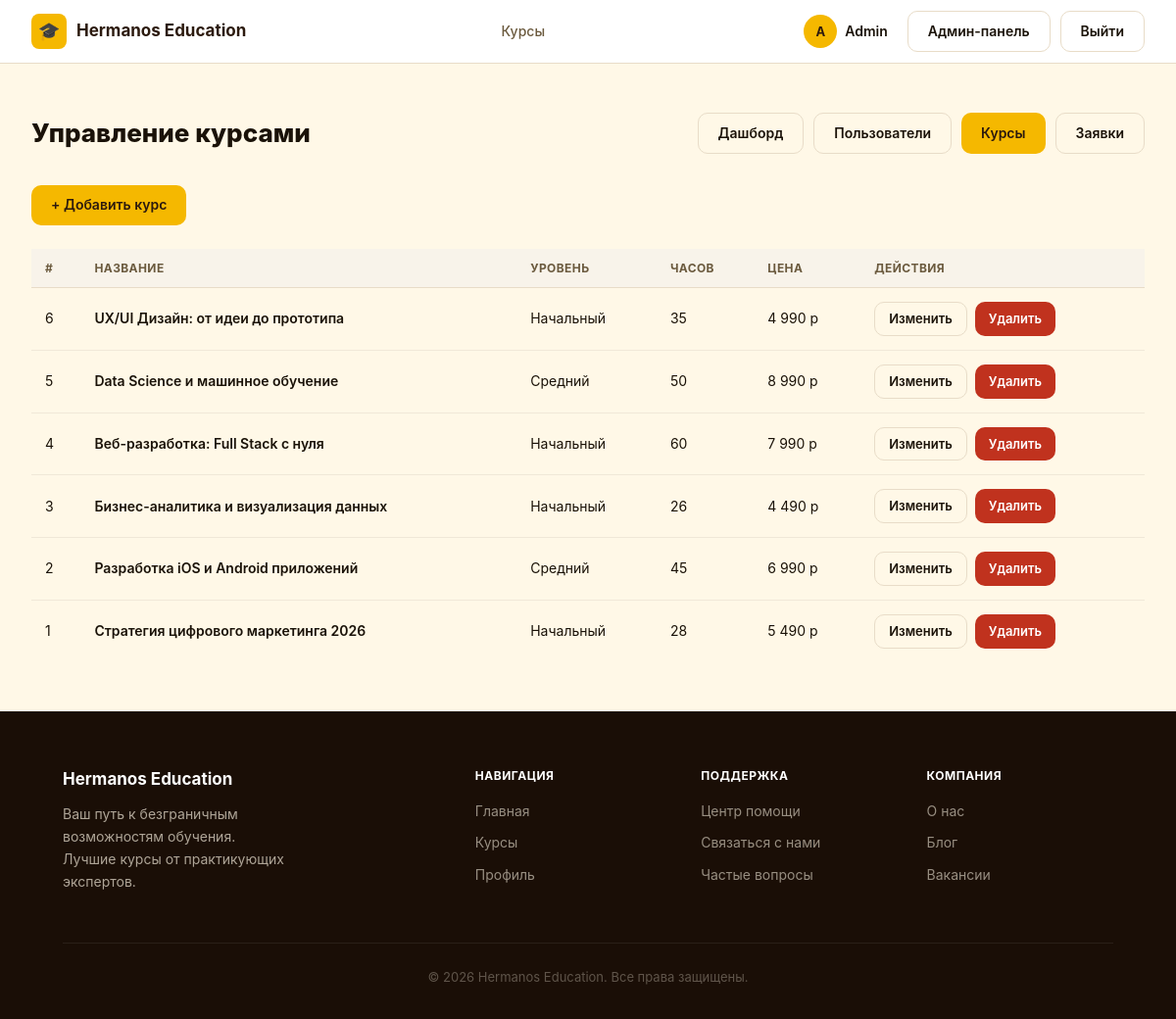
Screenshot of /hermanosEducation/admin/courses.php (signed in) with the database file from the repository.
### tables this page shows
CREATE TABLE `rates` (
  `rates_id` int(11) UNSIGNED NOT NULL,
  `course_id` int(10) UNSIGNED NOT NULL,
  `name` varchar(100) NOT NULL,
  `price` int(10) NOT NULL,
  `description` text,
  `access_duration_days` int(10) UNSIGNED NOT NULL DEFAULT '365'
);

CREATE TABLE `courses` (
  `course_id` int(10) UNSIGNED NOT NULL,
  `title` varchar(255) NOT NULL,
  `image_url` varchar(500) DEFAULT NULL,
  `description` text,
  `level` enum('Начальный','Средний','Продвинутый') NOT NULL DEFAULT 'Начальный',
  `duration_hours` int(10) UNSIGNED NOT NULL DEFAULT '0'
);

### hermanosEducation/functions.php (called while the page is built, shortened)
<?php
function base_url($path = "") {
    $path = ltrim($path, '/');
    return rtrim(BASE_URL, '/') . '/' . $path;
}
function formatPrice($price) {
    return number_format((int)$price, 0, '.', ' ') . ' р';
}

### hermanosEducation/admin/courses.php (the view, shortened to what this page needs)
<?php
require_once '../connect.php';
require_once '../functions.php';
$action = $_GET['action']   ?? 'list';
$courseId = (int)($_GET['id'] ?? 0);
$errors = getErrors();
$oldData = getOldData();
$courses = $conn->query(
    "SELECT c.*, r.price FROM courses c LEFT JOIN rates r ON r.course_id = c.course_id ORDER BY c.course_id DESC"
)->fetchAll();
$levels = ['Начальный', 'Средний', 'Продвинутый'];
require_once '../views/header.php';
?>
    <div class="container page-wrapper">
        <div class="admin-header">
            <h1><?= $action === 'create' ? 'Новый курс' : ($action === 'edit' ? 'Редактировать курс' : 'Управление курсами') ?></h1>
            <div class="admin-nav">
                <a href="<?= base_url('/admin/index.php') ?>" class="btn btn-outline">Дашборд</a>
                <a href="<?= base_url('/admin/users.php') ?>" class="btn btn-outline">Пользователи</a>
                <a href="<?= base_url('/admin/courses.php') ?>" class="btn btn-gold">Курсы</a>
                <a href="<?= base_url('/admin/orders.php') ?>" class="btn btn-outline">Заявки</a>
            </div>
        </div>
        <?php if ($action === 'create' || $action === 'edit'): ?>
            <?php $fill = !empty($oldData) ? $oldData : ($course ?? []); ?>
            <?php if (!empty($errors)): ?>
                <ul class="error-list" style="max-width:680px;">
                    <?php foreach ($errors as $err): ?>
                        <li><?= htmlspecialchars($err) ?></li>
                    <?php endforeach; ?>
                </ul>
            <?php endif; ?>
            <div class="admin-form-wrap">
                <form method="POST" action="<?= base_url('/admin/courses.php?action=') . htmlspecialchars($action) ?><?= $courseId ? '&id=' . $courseId : '' ?>">
                    <div class="form-group">
                        <label>Название курса</label>
                        <input type="text" name="title" placeholder="Название курса"
                               value="<?= htmlspecialchars($fill['title'] ?? '') ?>" required>
                    </div>
                    <div class="form-row">
                        <div class="form-group">
                            <label>Уровень</label>
                            <select name="level">
                                <?php foreach ($levels as $lvl): ?>
                                    <option value="<?= htmlspecialchars($lvl) ?>"
                                        <?= ($fill['level'] ?? '') === $lvl ? 'selected' : '' ?>>
                                        <?= htmlspecialchars($lvl) ?>
                                    </option>
                                <?php endforeach; ?>
                            </select>
                        </div>
                        <div class="form-group">
                            <label>Длительность (часов)</label>
                            <input type="number" name="duration_hours" min="0"
                                   value="<?= htmlspecialchars($fill['duration_hours'] ?? 0) ?>">
                        </div>
                    </div>
                    <div class="form-group">
                        <label>Цена (р)</label>
                        <input type="number" name="price" min="0" placeholder="5490"
                               value="<?= htmlspecialchars($fill['price'] ?? '') ?>" required>
                    </div>
                    <div class="form-group">
                        <label>Ссылка на изображение</label>
                        <input type="text" name="image_url" placeholder="http://localhost/hermanosEducation/images/..."
                               value="<?= htmlspecialchars($fill['image_url'] ?? '') ?>">
                    </div>
                    <div class="form-group">
                        <label>Описание</label>
                        <textarea name="description" rows="4" placeholder="Описание курса..."><?= htmlspecialchars($fill['description'] ?? '') ?></textarea>
                    </div>
                    <div style="display:flex; gap:12px;">
                        <button type="submit" class="btn btn-gold btn-lg">
                            <?= $action === 'create' ? 'Создать курс' : 'Сохранить' ?>
                        </button>
                        <a href="<?= base_url('/admin/courses.php') ?>" class="btn btn-outline btn-lg">Отмена</a>
                    </div>
                </form>
            </div>
        <?php else: ?>
            <div style="margin-bottom:24px;">
                <a href="<?= base_url('/admin/courses.php?action=create') ?>" class="btn btn-gold">+ Добавить курс</a>
            </div>
            <?php if (empty($courses)): ?>
                <div class="empty-state">
                    <div class="empty-state__icon">📚</div>
                    <h3>Курсов пока нет</h3>
                </div>
            <?php else: ?>
                <div class="table-wrap">
                    <table class="admin-table">
                        <thead>
                        <tr>
                            <th>#</th>
                            <th>Название</th>
                            <th>Уровень</th>
                            <th>Часов</th>
                            <th>Цена</th>
                            <th>Действия</th>
                        </tr>
                        </thead>
                        <tbody>
                        <?php foreach ($courses as $course): ?>
                            <tr>
                                <td><?= (int)$course['course_id'] ?></td>
                                <td style="font-weight:600;"><?= htmlspecialchars($course['title']) ?></td>
                                <td><?= htmlspecialchars($course['level']) ?></td>
                                <td><?= htmlspecialchars($course['duration_hours']) ?></td>
                                <td><?= $course['price'] ? formatPrice($course['price']) : '—' ?></td>
                                <td>
                                    <div style="display:flex; gap:8px;">
                                        <a href="<?= base_url('/admin/courses.php?action=edit&id=' . (int)$course['course_id']) ?>"
                                           class="btn btn-outline" style="padding:6px 14px; font-size:13px;">
                                            Изменить
                                        </a>
                                        <a href="<?= base_url('/admin/courses.php?action=delete&id=' . (int)$course['course_id']) ?>"
                                           class="btn btn-danger" style="padding:6px 14px; font-size:13px;"
                                           onclick="return confirm('Удалить курс «<?= htmlspecialchars(addslashes($course['title'])) ?>»?')">
                                            Удалить
                                        </a>
                                    </div>
                                </td>
                            </tr>
                        <?php endforeach; ?>
                        </tbody>
                    </table>
                </div>
            <?php endif; ?>
        <?php endif; ?>
    </div>
<?php require_once '../views/footer.php'; ?>

### hermanosEducation/styles/style.css (style rules this page uses)
* { box-sizing: border-box; margin: 0; padding: 0; }
:root { --gold: #f5b800; --gold-hover: #ffd84d; --gold-dark: #c08c00; --red: #c0321e; --brown-dark: #1a0e06; --brown: #2c1a0e; --cream: #fff8e7; --cream-dark: #f0e4c3; --text: #1a1208; --text-muted: #6b5a3e; --border: #e8dcc8; --white: #ffffff; --radius: 10px; --shadow: 0 2px 16px rgba(26, 14, 6, 0.09); --shadow-lg: 0 8px 32px rgba(26, 14, 6, 0.16); }
body { font-family: "Inter", sans-serif; font-size: 15px; background: var(--cream); color: var(--text); line-height: 1.6; min-height: 100vh; margin: 0; }
a { text-decoration: none; color: inherit; }
.container { max-width: 1280px; margin: 0 auto; padding: 0 32px; width: 100%; }
.btn { display: inline-flex; align-items: center; justify-content: center; gap: 6px; padding: 9px 20px; border-radius: var(--radius); font-size: 14px; font-weight: 600; border: none; transition: all 0.2s; white-space: nowrap; }
.btn-outline { background: transparent; border: 1.5px solid var(--border); color: var(--text); }
.btn-gold { background: var(--gold); color: var(--brown); }
.btn-danger { background: var(--red); color: var(--white); }
.page-wrapper { padding: 50px 32px; }
.admin-header { display: flex; align-items: center; justify-content: space-between; margin-bottom: 32px; }
.admin-header h1 { font-size: 26px; font-weight: 800; }
.admin-nav { display: flex; gap: 10px; }
.table-wrap { overflow-x: auto; }
.admin-table { width: 100%; border-collapse: collapse; font-size: 14px; }
.admin-table th { text-align: left; padding: 10px 14px; font-size: 12px; font-weight: 700; text-transform: uppercase; letter-spacing: 0.4px; color: var(--text-muted); background: #f8f3ea; border-bottom: 1px solid var(--border); }
.admin-table td { padding: 14px 14px; border-bottom: 1px solid #f0e8d8; vertical-align: middle; }
.admin-table tbody tr:last-child td { border-bottom: none; }

### rows the page displays
rates: course.course_id "6", course.title "UX/UI Дизайн: от идеи до прототипа", course.level "Начальный", course.duration_hours "35", price "4 990 р"
rates: course.course_id "5", course.title "Data Science и машинное обучение", course.level "Средний", course.duration_hours "50", price "8 990 р"
rates: course.course_id "4", course.title "Веб-разработка: Full Stack с нуля", course.level "Начальный", course.duration_hours "60", price "7 990 р"
rates: course.course_id "3", course.title "Бизнес-аналитика и визуализация данных", course.level "Начальный", course.duration_hours "26", price "4 490 р"
rates: course.course_id "2", course.title "Разработка iOS и Android приложений", course.level "Средний", course.duration_hours "45", price "6 990 р"
rates: course.course_id "1", course.title "Стратегия цифрового маркетинга 2026", course.level "Начальный", course.duration_hours "28", price "5 490 р"

### other values shown
mb_substr($_SESSION['first_name'], 0, 1) "A"
$_SESSION['first_name'] "Admin"
